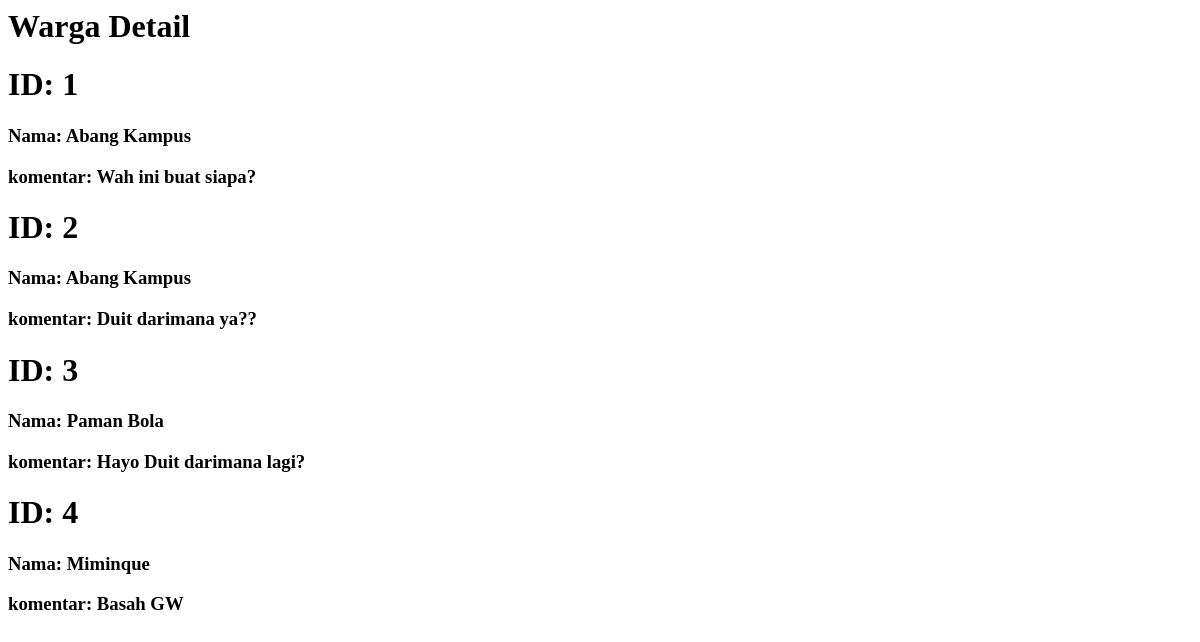
/ebudget/warga_detail/, run on an earlier commit of the app's database.
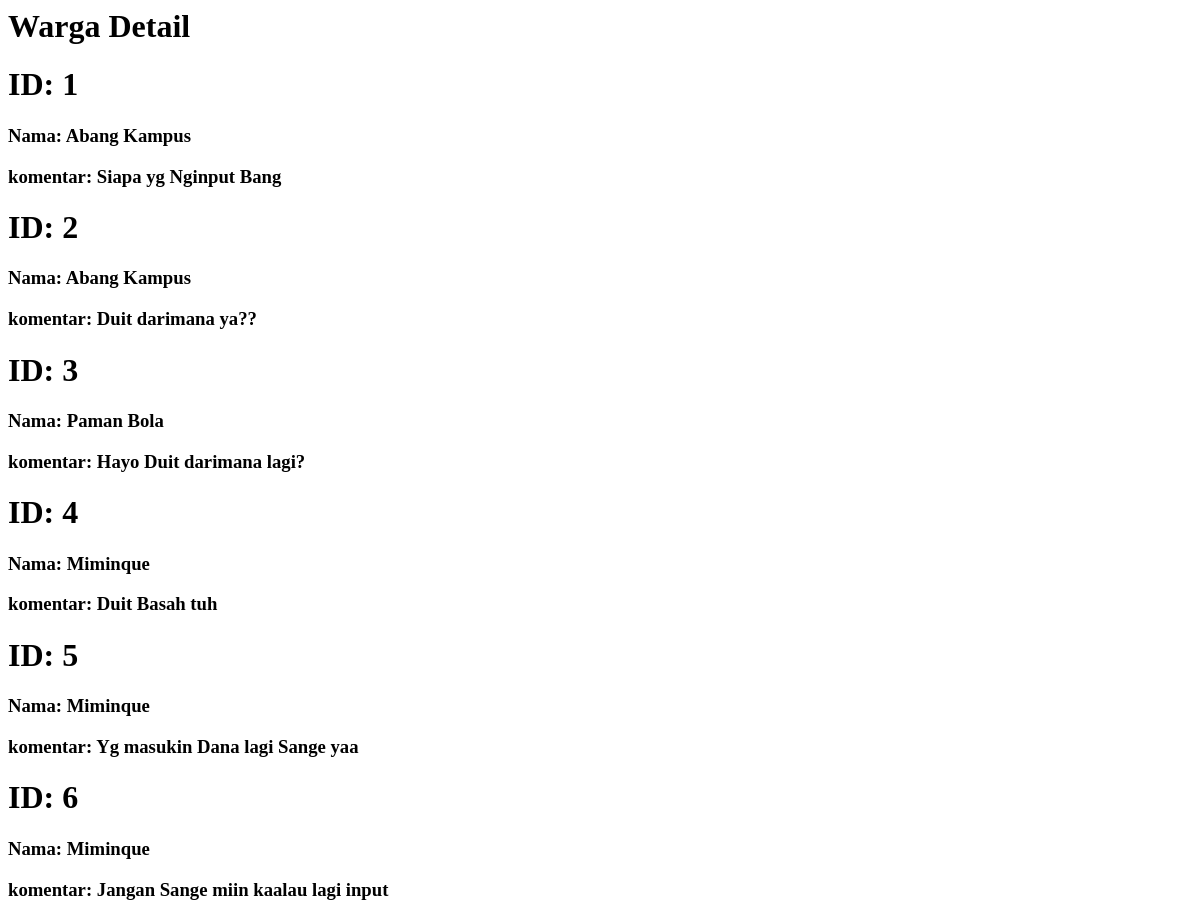
And on a later commit of the database.
### budget/models.py (models this page shows, shortened)
class Warga(models.Model):
    username = models.CharField(max_length=200)
    komentar = models.CharField(max_length=800)

### budget/views.py (the view)
# urls.py: path('warga_detail/',views.all_warga,name='all_warga'),
def all_warga(request):
    warga_list = Warga.objects.all()
    context ={ 'Wargas' : warga_list}
    return render(request, 'komentar_all.html', context)

### budget/templates/komentar_all.html
<h1>Warga Detail</h1>
{% for t in Wargas %}
    <h1>ID: {{t.id}}</h1>
    <h3>Nama: {{t.username}}</h3>
    <h3>komentar: {{t.komentar}}</h3>
{% endfor %}

What changed in the data, as far as the page shows it:
changed Warga id 1: komentar "Wah ini buat siapa?" → "Siapa yg Nginput Bang"
changed Warga id 4: komentar "Basah GW" → "Duit Basah tuh"
added Warga: id "5", username "Miminque", komentar "Yg masukin Dana lagi Sange yaa"
added Warga: id "6", username "Miminque", komentar "Jangan Sange miin kaalau lagi input"
